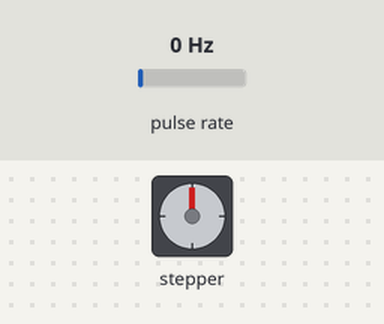
The program below on a simulated ESP32-S3. Shown: stepper motor. Wiring (inferred from the names in the program): pulse sensor: data GPIO 10. The test bench sets the inputs (shaded band); at power-on: pulse rate 0 Hz. Stepper angles assume 200 steps per turn.

Above: at 0.15 s.
At 9.45 s:
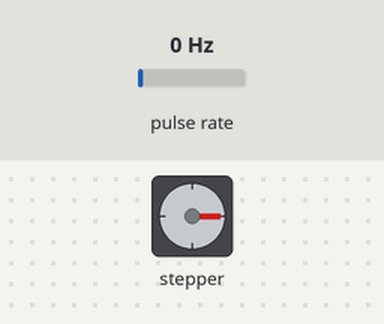
At 19.65 s:
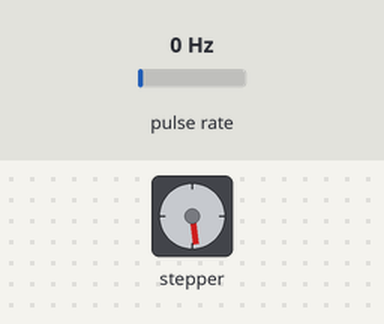
At 39.75 s:
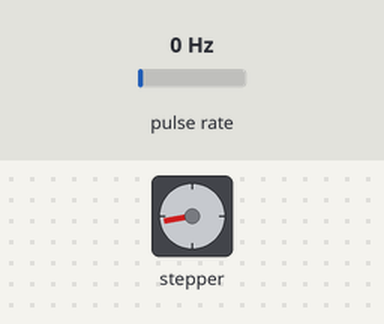
Timing chart, 0 to 40.0 s (numbered marks = the images above):
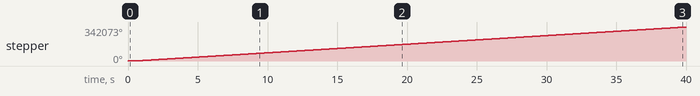

Measured:
- by itself, stepper: keeps turning clockwise at about 8558°/s

The program:

main.cpp
```cpp
#include <AccelStepper.h>

//TODO: set start position of motor + add to position instead of setting to 0 -> can be set to the sie of the pump
// ^ This can be a future task <-- instead maybe set current position instead of creating a new one

// Define motor connections
#define MOTOR1_DIR 39      //S3 numbers: 4
#define MOTOR1_STEP 34     // 5
#define MOTOR2_DIR 35      // 6
#define MOTOR2_STEP 32     // 7
#define MOTOR3_DIR 1      // 1
#define MOTOR3_STEP 3     // 2
#define MOTOR4_DIR 21     // 42
#define MOTOR4_STEP 19    // 41

// Define Input connections
#define ENCODER_BUTTON 10

//Define LEDscreen connections

//Define occlusion detection connections


//Define constant values used
#define stepsPerML 1480
#define multiStepping 8   //standard is base 1/4, divide standard by this value to get used stepping (EX: 8 would represent a stepping of 1/32)


//create AccelStepper instances
AccelStepper stepper1(AccelStepper::DRIVER, MOTOR1_STEP, MOTOR1_DIR);
AccelStepper stepper2(AccelStepper::DRIVER, MOTOR2_STEP, MOTOR2_DIR);
AccelStepper stepper3(AccelStepper::DRIVER, MOTOR3_STEP, MOTOR3_DIR);
AccelStepper stepper4(AccelStepper::DRIVER, MOTOR4_STEP, MOTOR4_DIR);

//Global Variables
bool newMotorStart = false; //Flag to determine if a new motor is to be started (or old one changed)
bool motorRunning = false;  //Flag to define if any motor is running (mostly created to stop all motors)

int newMotorSpeed = 0;      //alternatively use this variable since only need to adjust max speed depending on motor
int newStepperNumber = 0;   //The number of the channel that will be used when the rotary button is pressed
int newStepperAmount = 0;   //the amount that the stepper will output (in steps, I can create a simple calculation to go from mL to this)

int UI_desiredSpeed = 0;
int UI_desiredAmount = 0;
int UI_desiredMotorNum = 0;   //kind of redundant, but for clarity of what needs to be specified by the UI


//Interupts
/*
  When the rotary encoder button is depressed the newMotorStart flag will raise
  The newMotorStart flag is used in the loop to set the speed and start rotations for the specified motor instance
*/
void handleButtonPress()
{
  newMotorStart = true;
}


//Helper function - These funtions were written with the assistance of chatGPT

/*
*/
AccelStepper* getStepper(int stepperNumber) {
    switch (stepperNumber) {
        case 1: return &stepper1;
        case 2: return &stepper2;
        case 3: return &stepper3;
        case 4: return &stepper4;
        default: return nullptr; // Return null if invalid input
    }
}

/*
  returns the number of steps to give the desired mL amount
*/
int calculate_mL(float mLamount)
{
  return (mLamount * multiStepping * stepsPerML);
}

/*
  returns the number of steps/second to give the desired mL/hour amount
*/
int calculateMotorSpeed(int mLPerHour)
{
  int secondsPerHour = 3600;    //for code readability
  return ((mLPerHour * stepsPerML * multiStepping) / secondsPerHour);
}

//An idea for a method to set the stepper number if you don't want to edit it inside the code (you can make more via copy/paste if you like the idea)
void setNewStepperNumber(int settingNumber)
{
  newStepperNumber = settingNumber;
}


/*
  Inputs
  stepperNumber - The number of the channel that will be used for the current dosage <-- What you're inputting
  stepperSpeed - the speed in steps/second that will be used for
*/
void startNewMotor(int stepperNumber, int stepperSpeed, int numberSteps)
{
  AccelStepper* currentStepper = getStepper(stepperNumber);
  currentStepper->setMaxSpeed(stepperSpeed);
  currentStepper->setAcceleration(stepperSpeed);
  currentStepper->moveTo(numberSteps);
  motorRunning = true;
}

void turnOffMotors()
{
  for(int i = 1; i <= 4; i++)
  {
    startNewMotor(i, 0, 0);
  }
  motorRunning = false;
}


void setup() {
    pinMode(ENCODER_BUTTON, INPUT_PULLUP);    //enabling the rotary encoder button
    attachInterrupt(digitalPinToInterrupt(ENCODER_BUTTON), handleButtonPress, FALLING); //attach interupt trigger to the button pressing down

    Serial.begin(9600);
    newStepperNumber = 1;
    newMotorSpeed = calculateMotorSpeed(3600/2);
    newStepperAmount = calculate_mL(35);
    startNewMotor(newStepperNumber, newMotorSpeed, newStepperAmount);

}


void loop() {
  if(motorRunning)
  {
    stepper1.run(); //non-blocking commands
    stepper2.run();
    stepper3.run();
    stepper4.run();
  }

  // Trigger flag checks
  if(newMotorStart)
  {
    newStepperNumber = UI_desiredMotorNum;
    newMotorSpeed = calculateMotorSpeed(UI_desiredSpeed);
    newStepperAmount = calculate_mL(UI_desiredAmount);
    startNewMotor(newStepperNumber, newMotorSpeed, newStepperAmount);
    //Then set desired values back to 0
    UI_desiredMotorNum = 0;
    UI_desiredSpeed = 0;
    UI_desiredAmount = 0;
    newMotorStart = false;
  }


}
```
